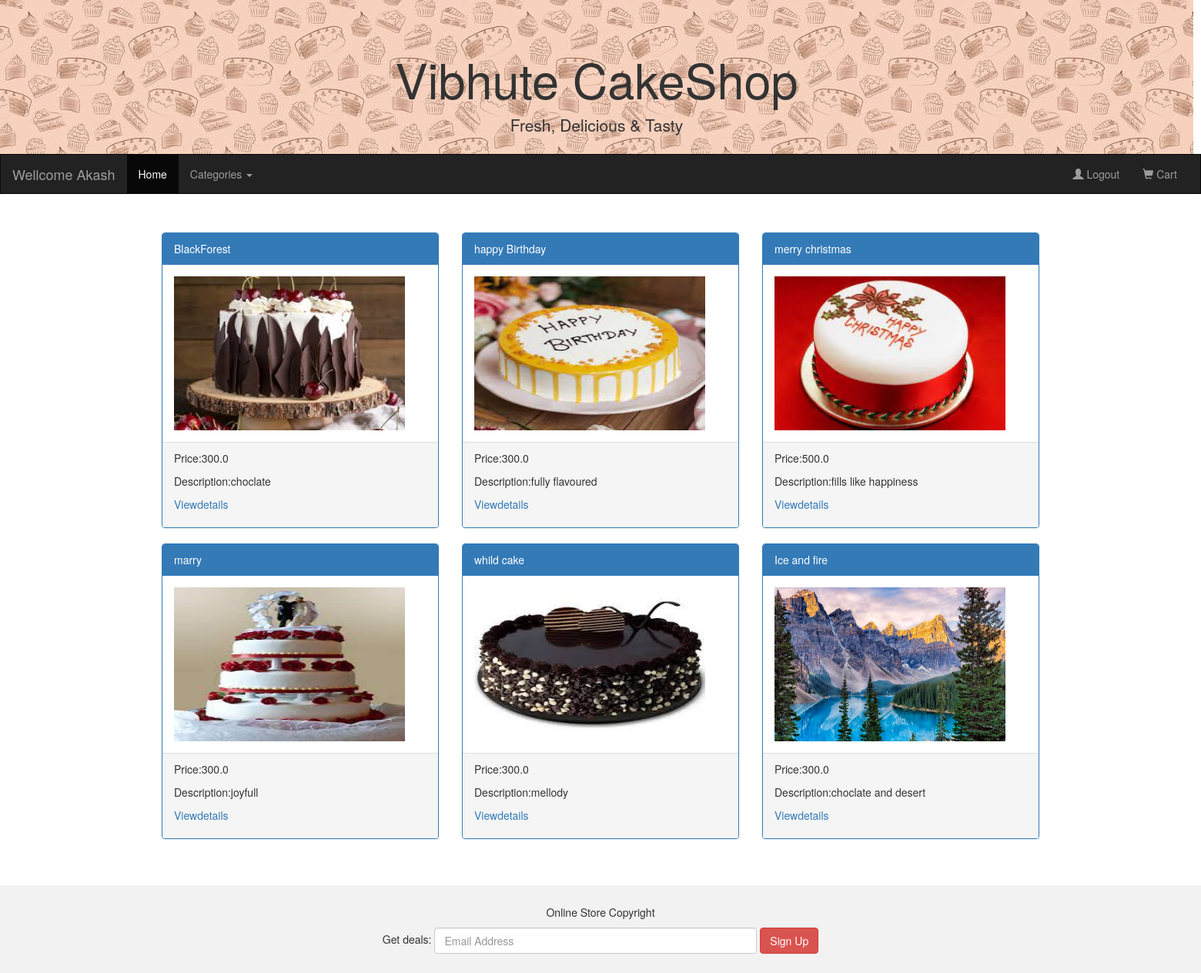
The app's page / (signed in) with its own data.
### Adminapp/models.py (models this page shows, shortened)
class Cake(models.Model):
    cake_name=models.CharField(max_length=100)
    price=models.FloatField(default=300)
    description=models.CharField(max_length=100)
    imageurl=models.ImageField(upload_to="Images",default='abc.jpg')
    category=models.ForeignKey(Category,on_delete=models.CASCADE)
    class Meta:
        db_table="Cake"

### Userapp/views.py (the view)
# urls.py: path('',views.Homepage),  #here we left the quotes blank so when server runs it directly open the Homepage without typing in url.
def Homepage(request):
    cats=Category.objects.all()
    cakes=Cake.objects.all()
    return render(request,'Master.html',{'cats':cats ,'cakes':cakes})

### Userapp/templates/Master.html (shortened to what this page needs)
{%load static%}
<!DOCTYPE html>
<html lang="en">
<head>
  <link rel="stylesheet" href="https://maxcdn.bootstrapcdn.com/bootstrap/3.4.1/css/bootstrap.min.css">
</head>
<body>
<div class="jumbotron">
  <div class="container text-center">
    <h1>Vibhute CakeShop</h1>
    <p>Fresh, Delicious & Tasty</p>
  </div>
</div>
<nav class="navbar navbar-inverse">
  <div class="container-fluid">
    <div class="navbar-header">
      {%if 'uname' in request.session%}
           <a class="navbar-brand" href="#">Wellcome {{request.session.uname}}</a>
        {%else%}
            <a class="navbar-brand" href="#">Vibhute Cake's</a>
      {%endif%}
    </div>
    <div class="collapse navbar-collapse" id="myNavbar">
      <ul class="nav navbar-nav">
        <li class="active"><a href="/">Home</a></li>
        <li class="dropdown">
            <a class="dropdown-toggle" data-toggle="dropdown" href="#">Categories
            <span class="caret"></span></a>
          </li>
      </ul>
      <ul class="nav navbar-nav navbar-right">
        {%if 'uname' in request.session%}
            <li><a href="/Logout"><span class="glyphicon glyphicon-user"></span> Logout</a></li>
            <li><a href="/ShowAllCartItems"><span class="glyphicon glyphicon-shopping-cart"></span> Cart</a></li>
          {%else%}
            <li><a href="/Login"><span class="glyphicon glyphicon-user"></span> Login</a></li>
            <li><a href="/Signup"><span class="glyphicon glyphicon-user"></span>SignUp</a></li>
        {%endif%}
      </ul>
    </div>
  </div>
</nav>
{% block content%}
<div class="container">
  <div class="row">
    {%for cake in cakes%}
    <div class="col-sm-4">
      <div class="panel panel-primary">
        <div class="panel-heading">{{cake.cake_name}}</div>
        <div class="panel-body"><img src="{{cake.imageurl.url}}" class="img-responsive" style="width:300px ; height:200px" alt="Image"></div>
        <div class="panel-footer">
          <p>Price:{{cake.price}}</p>
          <p>Description:{{cake.description}}</p>
          <p><a href="/Viewdetails/{{cake.id}}">Viewdetails</a></p>
        </div>
      </div>
    </div>
    {%endfor%}
  </div>
</div><br><br>
{%endblock%}
<footer class="container-fluid text-center">
  <p>Online Store Copyright</p>
  <form class="form-inline">Get deals:
    <input type="email" class="form-control" size="50" placeholder="Email Address">
    <button type="button" class="btn btn-danger">Sign Up</button>
  </form>
</footer>
</body>
</html>

### records on screen
Cake: cake_name "BlackForest", imageurl (picture), price "300.0", description "choclate"
Cake: cake_name "happy Birthday", imageurl (picture), price "300.0", description "fully flavoured"
Cake: cake_name "merry christmas", imageurl (picture), price "500.0", description "fills like happiness"
Cake: cake_name "marry", imageurl (picture), price "300.0", description "joyfull"
Cake: cake_name "whild cake", imageurl (picture), price "300.0", description "mellody"
Cake: cake_name "Ice and fire", imageurl (picture), price "300.0", description "choclate and desert"

### other values on screen
{{ request.session.uname }} "Akash"
